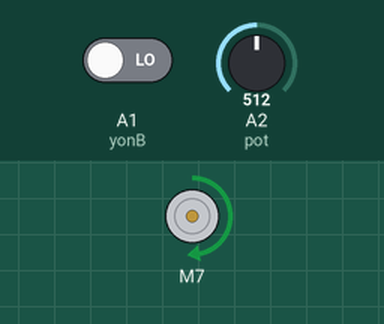
This sketch was run on a simulated Arduino Uno, built with avr-gcc and run on an emulated ATmega328P. Shown: DC motor (green arrow = forward, orange = backward, longer = faster). The test bench sets the inputs (shaded band); at power-on: A2 (pot) = 512, A1 (yonB) LOW.

Above: at 1.8 s.
1.9 s: A2 (pot) set to 716
At 3.2 s:
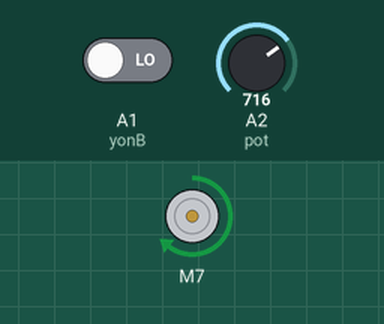
3.5 s: A1 (yonB) driven HIGH
At 5.0 s:
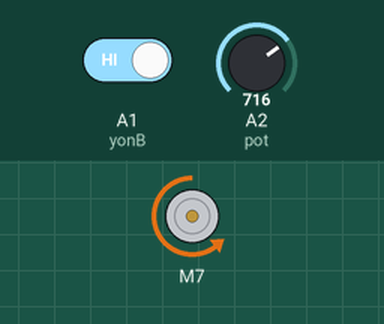
5.5 s: A2 (pot) set to 900
At 6.8 s:
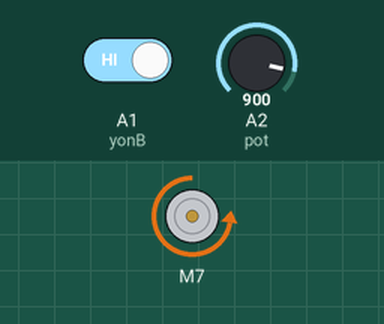
7.6 s: A1 (yonB) driven LOW
At 8.6 s:
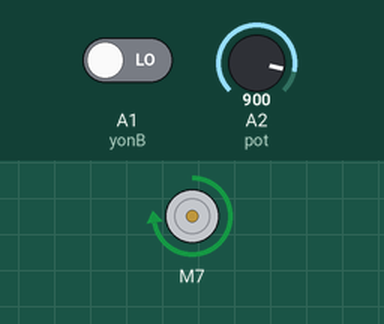
9.6 s: A2 (pot) set to 1023
At 11.4 s:
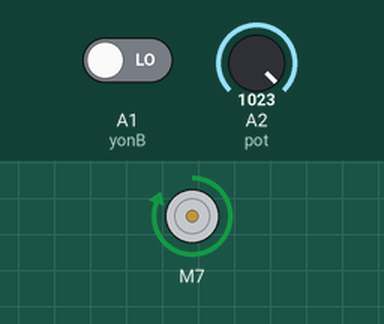
11.7 s: A1 (yonB) driven HIGH
At 13.4 s:
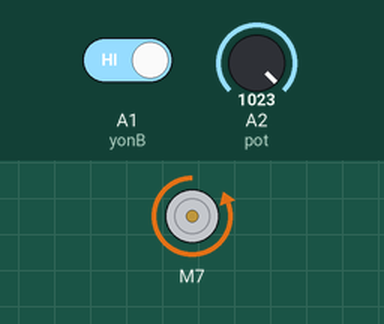
Timing chart, 0 to 14.7 s (numbered marks = the images above; inputs shaded):
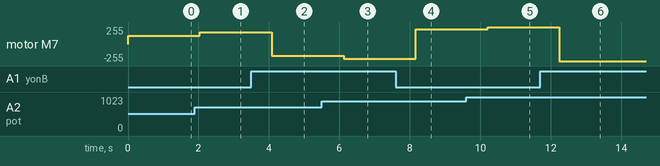

The sketch:

DcMotor_2.ino
```cpp
// Bu uygulamada mutlaka 5V Adaptör ve güç kablosu ile besleme yapılmalıdır.

#include <SparkFun_TB6612.h>

#define pot A2
#define yonB A1
#define BIN1 7
#define BIN2 8
#define PWMB 6
#define STBY 4

const int offsetB = 1;

int potan = 0, potanx = 0;

Motor motor2 = Motor(BIN1, BIN2, PWMB, offsetB, STBY);

void setup()
{
  pinMode(yonB, INPUT);
}

void loop()
{
  potan = analogRead(pot);
  potanx = map(potan, 0, 1023, 0, 255);
  if (digitalRead(yonB) == 1)
  {
    motor2.drive(-potanx, 1000);
  }
  else
  {
    motor2.drive(potanx, 1000);
  }
  delay(20);
}
```

Measured:
- after the input at 1.9 s, motor M7: forward 127/255 → forward 178/255 after 0.14 s
- after the input at 3.5 s, motor M7: forward 178/255 → backward 178/255 after 0.58 s
- after the input at 5.5 s, motor M7: backward 178/255 → backward 224/255 after 0.62 s
- after the input at 7.6 s, motor M7: backward 224/255 → forward 224/255 after 0.56 s
- after the input at 9.6 s, motor M7: forward 224/255 → forward 255/255 after 0.60 s
- after the input at 11.7 s, motor M7: forward 255/255 → backward 255/255 after 0.54 s
